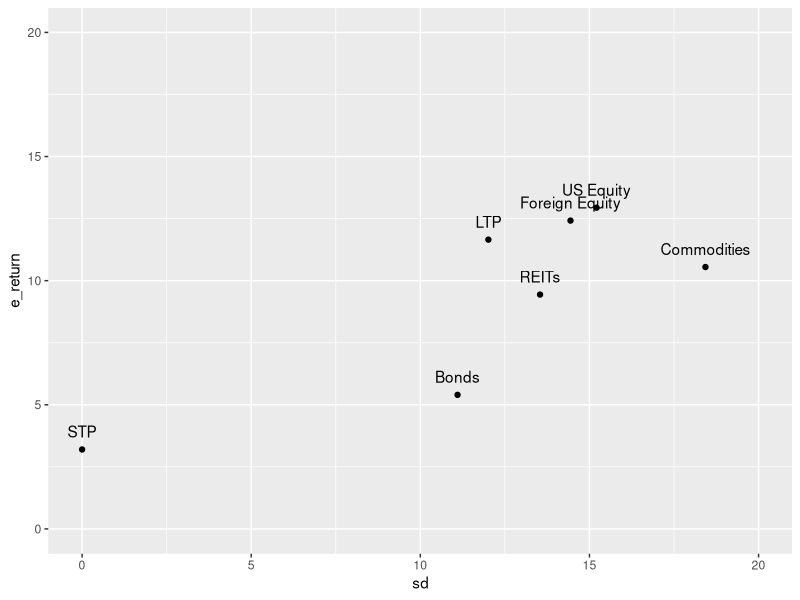
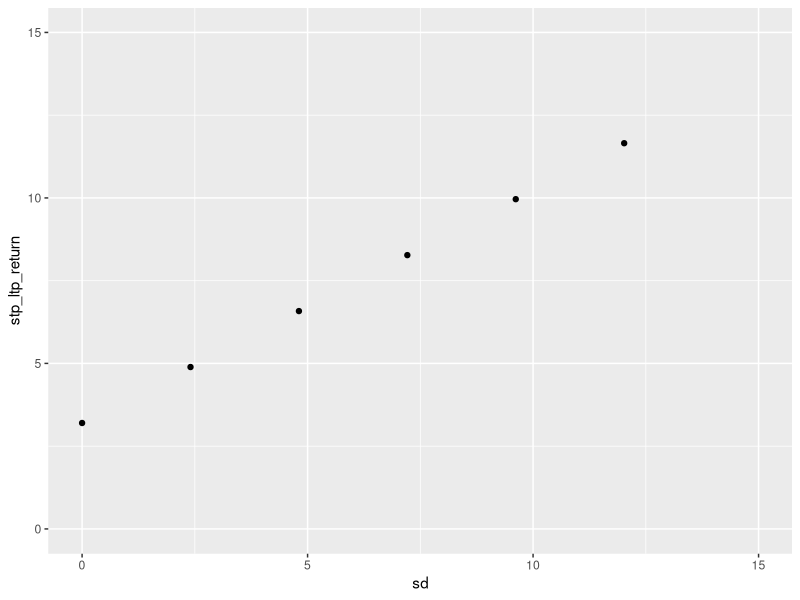
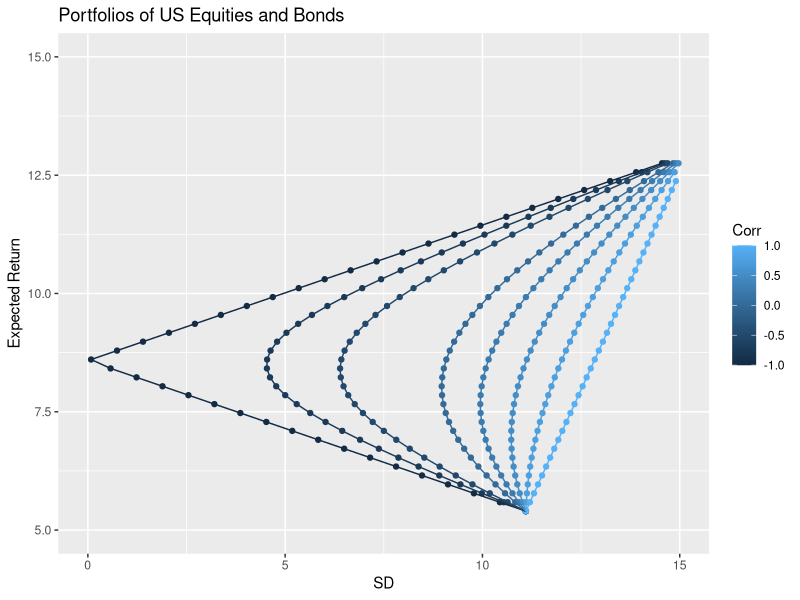
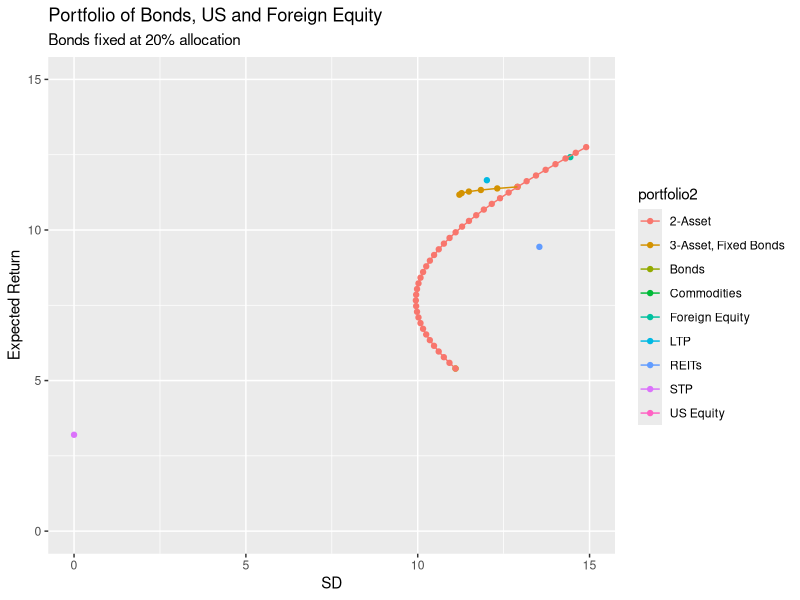
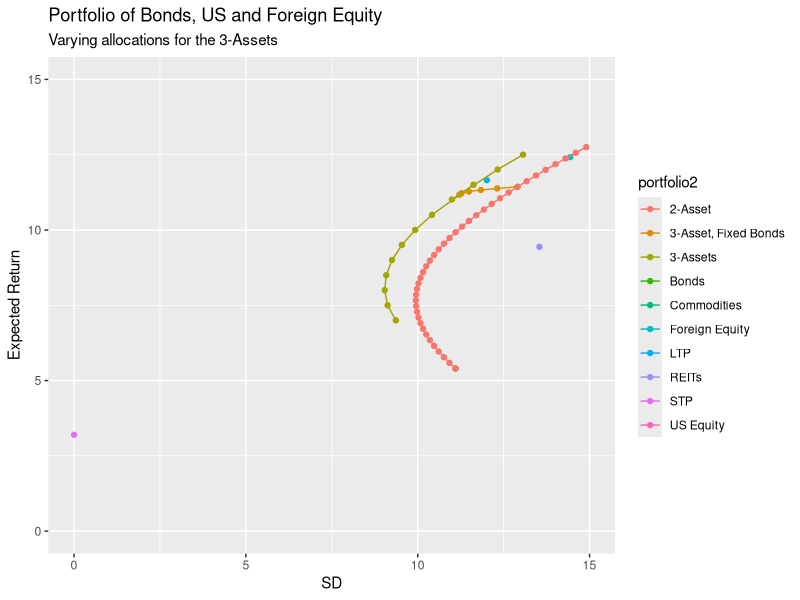
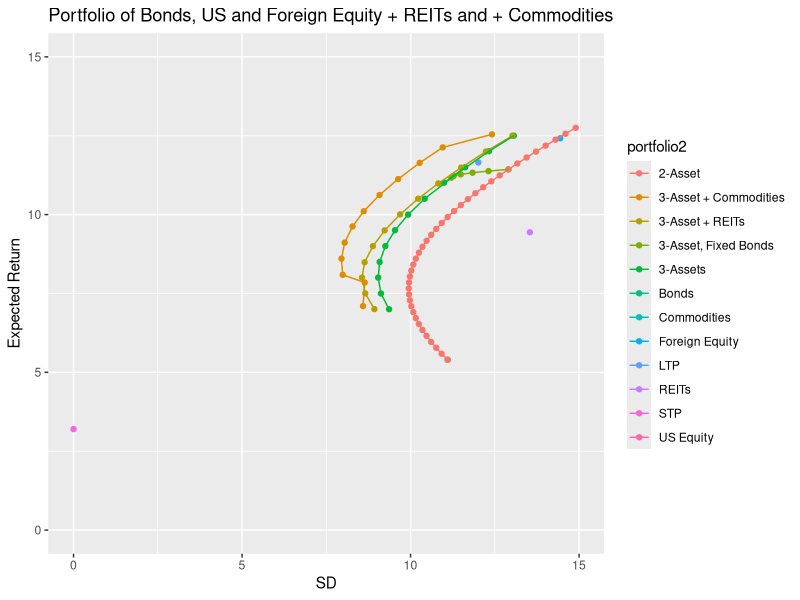
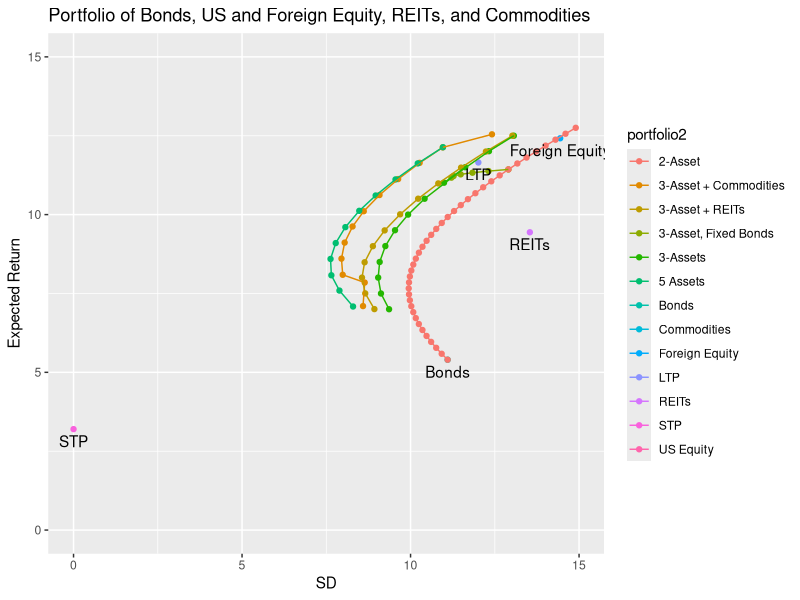

Here is the R script that generated these plots, in order:
## ---- chunk 1
library(tidyverse)
## ---- chunk 2
df <- tibble(
assets = c("US Equity", "Foreign Equity", "Bonds", "REITs","Commodities"),
e_return = c(12.94, 12.42,5.40,9.44,10.55),
sd = c(15.21,14.44,11.10,13.54,18.43)
)

# Correlation matrix
corr_matrix <- cbind(
  c(1.00,	0.62,	0.25,	0.56,	-0.02),
  c(0.62,	1.00,	0.06,	0.40,	0.01),
  c(0.25,	0.06,	1.00,	0.16,	-0.07),
  c(0.56,	0.40,	0.16,	1.00,	-0.01),
  c(-0.02,	0.01,	-0.07,	-0.01,	1.00)
)
## ---- chunk 3
# Obtain var-cov matrix
stdevs <- df$sd
b <- stdevs %*% t(stdevs)  
varcov <- b * corr_matrix
## ---- chunk 4
varcov
## ---- chunk 5
ltp <- c(.55,.30,.15,0,0)

e_ltp <- ltp%*%df$e_return
sd_ltp <- sqrt(t(ltp) %*% varcov %*% ltp)

ltp <- c("LTP",e_ltp,sd_ltp)
stp <- c("STP",3.20,0)

# Main dataframe with assets and STP and LTP
df <- rbind(df,ltp,stp)
df <- df %>%
  mutate(e_return = as.numeric(e_return),
         sd = as.numeric(sd))
## ---- chunk 6
df %>% 
  ggplot(aes(sd,e_return)) +
  geom_point() +
  geom_text(aes(label=assets), vjust=-1) +
  xlim(0,20) +
  ylim(0,20)
## ---- chunk 7
w1 <- seq(0,1,.2)
w2 <- 1-w1
w <- rbind(w1,w2)

df2 <- df %>% filter(assets=="LTP" | assets=="STP")

stp_ltp_return <- t(w) %*% df2$e_return


# Create a dataframe for the portfolios
df2 <- df2 %>%  select(assets) %>% 
  cbind(t(w),stp_ltp_return)

# Get SD, is only based in the SD of LTP as STP has sd=0
df2 <- df2 %>% 
  mutate(sd = sqrt(12.02^2*w1^2))
## ---- chunk 8
df2 %>% 
  ggplot(aes(sd,stp_ltp_return)) +
  geom_point() +
  xlim(0,15) +
  ylim(0,15)
## ---- chunk 9
w1 <- seq(0,1,.025)
w2 <- 1-w1
w <- rbind(w1,w2)

df3 <- df %>% filter(assets=="US Equity" | assets=="Bonds")

# Obtain varcov matrix - initial run with correlation -1
corr_matrix2 <- cbind(c(1,-1),c(-1,1))
b <- df3$sd %*% t(df3$sd)  
varcov3 <- b * corr_matrix2 

# Obtain portfolios returns and sd
p1_return <- t(w) %*% df3$e_return
p1_sd <- t(diag(sqrt(t(w) %*% varcov3 %*% w)))
Corr <- (rep(-1,length(p1_sd)))

df4 <- cbind(t(w),p1_return,t(p1_sd),Corr)
## ---- chunk 10
# Corr
s <- c(-.75,-.5,0,.25,.5,.75,1)

for (k in s) {
  corr_matrix2 <- cbind(c(1,k),c(k,1))
  b <- df3$sd %*% t(df3$sd)  
  varcov3 <- b * corr_matrix2
  
  # Obtain portfolios returns and sd
  p1_return <- t(w) %*% df3$e_return
  p1_sd <- t(diag(sqrt(t(w) %*% varcov3 %*% w)))
  Corr <- (rep(k,length(p1_sd)))  
  
  df_aux <- cbind(t(w),p1_return,t(p1_sd),Corr)
  
  df4 <- rbind(df4,df_aux)
  
}

# modify DF4
df4 <- as_tibble(df4) %>% 
  mutate(e_return = V3,
         sd = V4) %>% 
  select(w1,w2,Corr,e_return,sd)
## ---- chunk 11
# Graph returns
df4 %>% 
  ggplot(aes(sd,e_return)) +
  geom_point(aes(color=Corr)) +
  geom_path(aes(color=Corr)) +
  xlim(0,15) +
  ylim(5,15) +
  ylab("Expected Return") +
  xlab("SD") +
  ggtitle("Portfolios of US Equities and Bonds")
## ---- chunk 12
w3 <- rep(0.2,6)
w1 <- c(0.30,0.40,0.50,0.60,0.70,0.80)
w2 <- 1-w3-w1
w <- cbind(w1,w2,w3)

# New Data frame
df5 <- df %>% filter(assets=="US Equity" | assets=="Foreign Equity" | assets=="Bonds")

# Variance covariance matrix of assets
varcov4 <- varcov[1:3,1:3]

# Obtain expected returns and sd of each portfolio
p2_return <- w %*% df5$e_return
p2_sd <- sqrt(diag(w %*% varcov4 %*% t(w))) 

df6 <- cbind(w,p2_return,p2_sd)
df6 <- as_tibble(df6)


df6 <- df6 %>% mutate(e_return=V4, sd = p2_sd, portfolio = rep("3-Asset, Fixed Bonds"))
df6 <- df6 %>% select(w1,w2,w3,e_return,sd,portfolio)


# Add the STP and LTP portfolios, and assets
df6 <- df6 %>% full_join(df)

df6 <- df6 %>% mutate(portfolio2 = portfolio %>% 
                 is.na() %>% 
                 ifelse(assets,portfolio)) 

# add the two-asset portfolio with 0.25 correlation (the original)
df_aux <- df4 %>% filter(Corr==0.25) %>% 
  select(w1,w2,e_return,sd) %>% 
  mutate(portfolio2="2-Asset")

df6 <- df6 %>% full_join(df_aux)
## ---- chunk 13
# Graph
df6 %>% 
  ggplot(aes(sd,e_return)) +
  geom_point(aes(color=portfolio2)) +
  geom_path(aes(color=portfolio2)) +
  xlim(0,15) +
  ylim(0,15) +
  ylab("Expected Return") +
  xlab("SD") +
  ggtitle("Portfolio of Bonds, US and Foreign Equity", subtitle = "Bonds fixed at 20% allocation") 
## ---- chunk 14
# US Equity, Foreign Equity and Bonds
w <- cbind(
c(0.000,	0.228,	0.772),
c(0.000,	0.299,	0.701),
c(0.038,	0.330,	0.632),
c(0.087,	0.348,	0.565),
c(0.136,	0.367,	0.497),
c(0.185,	0.386,	0.429),
c(0.234,	0.404,	0.362),
c(0.283,	0.423,	0.294),
c(0.381,	0.460,	0.159),
c(0.332,	0.442,	0.227),
c(0.430,	0.479,	0.092),
c(0.479,	0.497,	0.024)
)

w <- t(w)

# Obtain returns and sd
p3_return <- w %*% df5$e_return 
p3_sd <- sqrt(diag(w %*% varcov4 %*% t(w))) 

# Create auxiliar df
df_aux <- tibble(w,e_return=p3_return,sd=p3_sd)
df_aux <- df_aux %>% mutate(portfolio2="3-Assets",w1=w[,1],w2=w[,2],w3=w[,3]) %>% 
  select(w1,w2,w3,e_return,sd,portfolio2)

# Join with df6
df6 <- df6 %>% full_join(df_aux)

## ---- chunk 15
# Graph returns
df6 %>% 
  ggplot(aes(sd,e_return)) +
  geom_point(aes(color=portfolio2)) +
  geom_path(aes(color=portfolio2)) +
  xlim(0,15) +
  ylim(0,15) +
  ylab("Expected Return") +
  xlab("SD") +
  ggtitle("Portfolio of Bonds, US and Foreign Equity", subtitle = "Varying allocations for the 3-Assets") 
## ---- chunk 16
w <- cbind(
c(0.000,	0.102,	0.678,	0.220),
c(0.000,	0.170,	0.605,	0.225),
c(0.000,	0.239,	0.532,	0.229),
c(0.004,	0.303,	0.460,	0.232),
c(0.059,	0.325,	0.400,	0.216),
c(0.114,	0.347,	0.340,	0.199),
c(0.169,	0.369,	0.280,	0.183),
c(0.224,	0.391,	0.219,	0.166),
c(0.278,	0.412,	0.159,	0.150),
c(0.333,	0.434,	0.099,	0.133),
c(0.388,	0.456,	0.039,	0.117),
c(0.465,	0.481,	0.000,	0.054))

w <- t(w)

# Get for returns and sd
df_aux1 <- df %>% filter(assets=="US Equity" | assets=="Foreign Equity" | assets=="Bonds" | assets=="REITs") %>% 
  select(assets,e_return,sd)

# Get varcov matrix
varcov5 <- varcov[1:4,1:4]


# Obtain returns and sd
p4_return <- w %*% df_aux1$e_return 
p4_sd <- sqrt(diag(w %*% varcov5 %*% t(w))) 


# Aux DF
df_aux2 <- tibble(w,p4_return,p4_sd) %>% 
  transmute(w1=w[,1],w2=w[,2],w3=w[,3],e_return=p4_return,sd=p4_sd) %>% 
  mutate(portfolio2="3-Asset + REITs")

# Join with df6, to look at all distributions
df6 <- df6 %>% full_join(df_aux2)
## ---- chunk 17

w <- cbind(
c(0.000,	0.113,	0.713,	0.175),
c(0.000,	0.176,	0.683,	0.187),
c(0.001,	0.238,	0.562,	0.198),
c(0.048,	0.253,	0.492,	0.207),
c(0.096,	0.268,	0.421,	0.215),
c(0.143,	0.283,	0.351,	0.224),
c(0.190,	0.297,	0.280,	0.232),
c(0.238,	0.312,	0.210,	0.240),
c(0.285,	0.327,	0.139,	0.249),
c(0.333,	0.342,	0.069,	0.257),
c(0.383,	0.356,	0.000,	0.261),
c(0.557,	0.355,	0.000,	0.088)
)

w <- t(w)

# Get for returns and sd
df_aux1 <- df %>% filter(assets=="US Equity" | assets=="Foreign Equity" | assets=="Bonds" | assets=="Commodities") %>% 
  select(assets,e_return,sd)

# Get varcov matrix
varcov5 <- varcov[c(1,2,3,5),c(1,2,3,5)]


# Obtain returns and sd
p5_return <- w %*% df_aux1$e_return 
p5_sd <- sqrt(diag(w %*% varcov5 %*% t(w))) 


# Aux DF
df_aux2 <- tibble(w,p5_return,p5_sd) %>% 
  transmute(w1=w[,1],w2=w[,2],w3=w[,3],e_return=p5_return,sd=p5_sd) %>% 
  mutate(portfolio2="3-Asset + Commodities")


# Join with df6, to look at all distributions
df6 <- df6 %>% full_join(df_aux2)
## ---- chunk 18
# Graph returns
df6 %>% 
  ggplot(aes(sd,e_return)) +
  geom_point(aes(color=portfolio2)) +
  geom_path(aes(color=portfolio2)) +
  xlim(0,15) +
  ylim(0,15) +
  ylab("Expected Return") +
  xlab("SD") +
  ggtitle("Portfolio of Bonds, US and Foreign Equity + REITs and + Commodities") 
## ---- chunk 19
w <- cbind(
c(0.000,	0.020,	0.643,	0.180,	0.158),
c(0.000,	0.082,	0.567,	0.182,	0.170),
c(0.000,	0.144,	0.491,	0.183,	0.181),
c(0.000,	0.207,	0.415,	0.185,	0.193),
c(0.036,	0.239,	0.348,	0.174,	0.203),
c(0.089,	0.257,	0.285,	0.156,	0.213),
c(0.143,	0.275,	0.222,	0.138,	0.223),
c(0.197,	0.292,	0.159,	0.119,	0.232),
c(0.250,	0.310,	0.097,	0.101,	0.242),
c(0.304,	0.328,	0.034,	0.083,	0.251),
c(0.387,	0.354,	0.000,	0.010,	0.250)
)

w <- t(w)



# Get for returns and sd
df_aux1 <- df %>% filter(assets=="US Equity" | assets=="Foreign Equity" | assets=="Bonds" | assets=="REITs" |assets=="Commodities") %>% 
  select(assets,e_return,sd)

# Obtain returns and sd
p6_return <- w %*% df_aux1$e_return 
p6_sd <- sqrt(diag(w %*% varcov %*% t(w))) 

# Aux DF
df_aux2 <- tibble(w,p6_return,p6_sd) %>% 
  transmute(w1=w[,1],w2=w[,2],w3=w[,3],e_return=p6_return,sd=p6_sd) %>% 
  mutate(portfolio2="5 Assets")


# Join with df6, to look at all distributions
df6 <- df6 %>% full_join(df_aux2)

## ---- chunk 20

# Graph returns
df6 %>% 
  ggplot(aes(sd,e_return)) +
  geom_point(aes(color=portfolio2)) +
  geom_path(aes(color=portfolio2)) +
  xlim(0,15) +
  ylim(0,15) +
  ylab("Expected Return") +
  xlab("SD") +
  geom_text(aes(label=assets), vjust=1.5) +
  ggtitle("Portfolio of Bonds, US and Foreign Equity, REITs, and Commodities")
